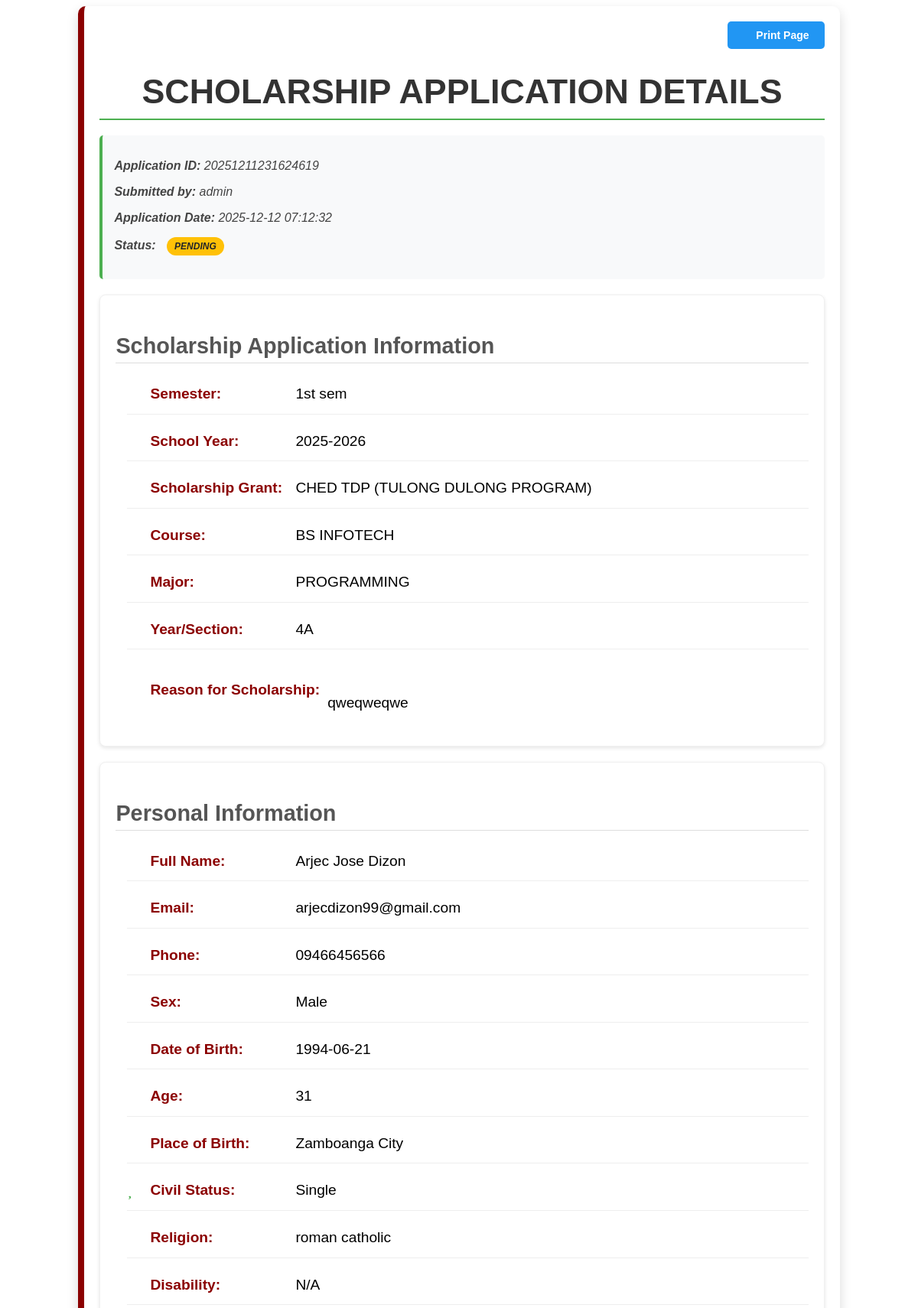
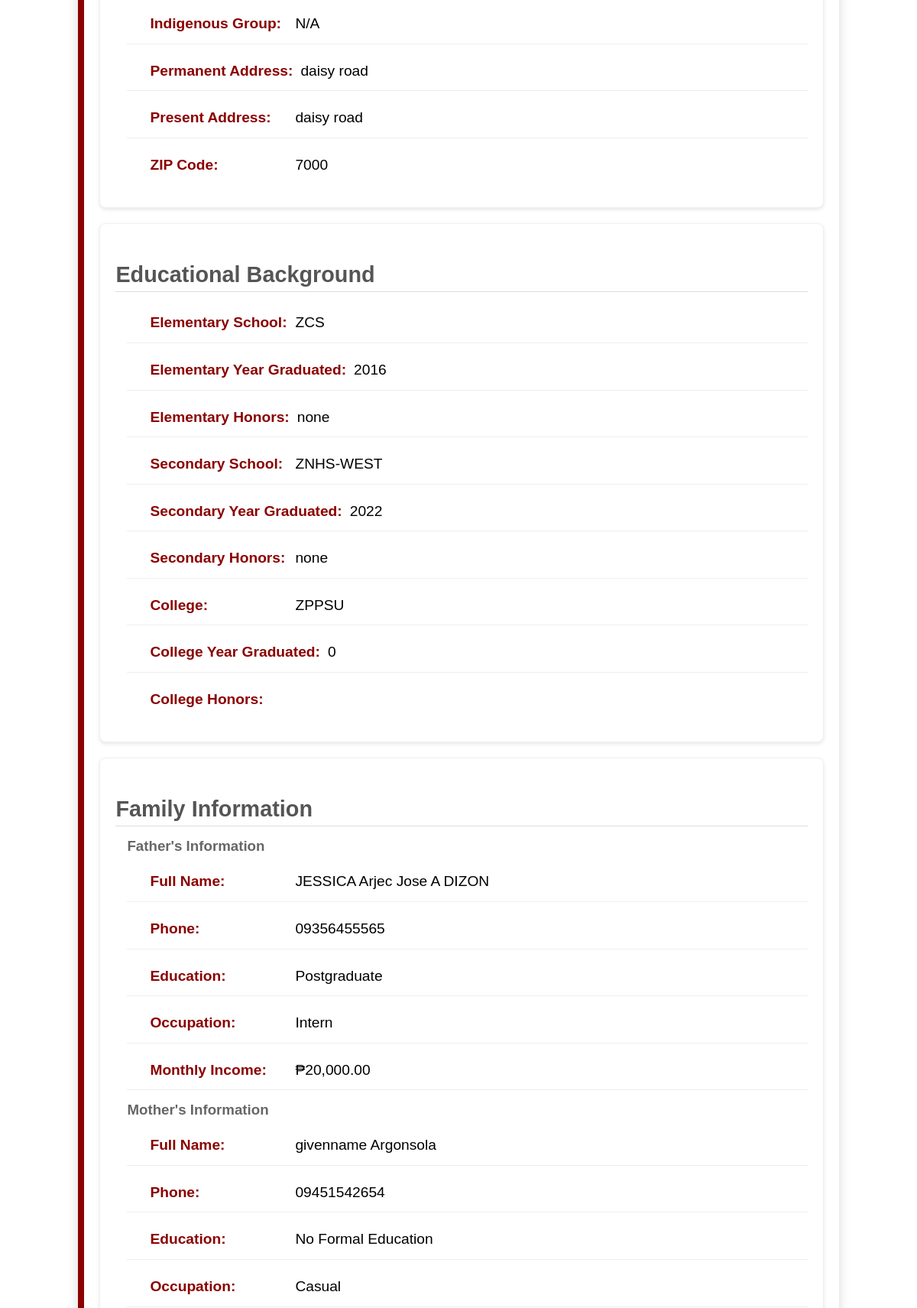
The app's page /application_process/view_application_admin.php?id=20251211231624619 (signed in, upper part) with its own data (2 pictures, top to bottom).
### tables this page shows
CREATE TABLE `scholarship_applications` (
  `application_id` varchar(20) NOT NULL,
  `date` datetime DEFAULT NULL,
  `semester` varchar(10) NOT NULL,
  `school_year` varchar(9) DEFAULT NULL,
  `full_name` varchar(100) NOT NULL,
  `course` varchar(50) NOT NULL,
  `yr_sec` varchar(15) NOT NULL,
  `major` varchar(50) NOT NULL,
  `cell_no` varchar(15) DEFAULT NULL,
  `permanent_address` text DEFAULT NULL,
  `zip_code` int(11) NOT NULL,
  `present_address` text DEFAULT NULL,
  `email` varchar(100) DEFAULT NULL,
  `sex` varchar(100) NOT NULL,
  `date_of_birth` date DEFAULT NULL,
  `age` int(11) NOT NULL,
  `place_of_birth` varchar(50) DEFAULT NULL,
  `civil_status` enum('single','married','widowed','divorced','separated') DEFAULT NULL,
  `religion` varchar(100) DEFAULT NULL,
  `scholarship_grant` varchar(100) DEFAULT NULL,
  `disability` varchar(100) DEFAULT NULL,
  `indigenous_group` varchar(100) DEFAULT NULL,
  `reason_scholarship` text NOT NULL,
  `user_id` int(11) DEFAULT NULL,
  `status` enum('pending','approved','not qualified') NOT NULL DEFAULT 'pending',
  `notified` int(11) NOT NULL,
  `attachments` varchar(255) NOT NULL
);

CREATE TABLE `users` (
  `id` int(11) NOT NULL,
  `username` varchar(50) NOT NULL,
  `password` varchar(255) NOT NULL,
  `created_at` datetime NOT NULL DEFAULT current_timestamp(),
  `role` varchar(50) NOT NULL
);

CREATE TABLE `schools_attended` (
  `id` int(11) NOT NULL,
  `application_id` varchar(100) NOT NULL,
  `elementary` varchar(255) DEFAULT NULL,
  `elementary_year_grad` year(4) DEFAULT NULL,
  `elementary_honors` varchar(255) DEFAULT NULL,
  `secondary` varchar(255) DEFAULT NULL,
  `secondary_year_grad` year(4) DEFAULT NULL,
  `secondary_honors` varchar(255) DEFAULT NULL,
  `college` varchar(255) DEFAULT NULL,
  `college_year_grad` year(4) DEFAULT NULL,
  `college_honors` varchar(255) DEFAULT NULL
);

CREATE TABLE `parents_info` (
  `id` int(11) NOT NULL,
  `application_id` varchar(100) NOT NULL,
  `father_lastname` varchar(255) DEFAULT NULL,
  `father_givenname` varchar(255) DEFAULT NULL,
  `father_middlename` varchar(255) DEFAULT NULL,
  `father_cellphone` varchar(15) DEFAULT NULL,
  `father_education` enum('No Formal Education','Elementary Undergraduate','Elementary Graduate','High School Undergraduate','High School Graduate','Vocational Course','College Undergraduate','College Graduate','Postgraduate') NOT NULL,
  `father_occupation` enum('Government','Private Sector','Self-Employed','Laborer','Freelancer','NGO/Non-Profit','Overseas Employment','Casual','Contractual','Intern') NOT NULL,
  `father_income` decimal(10,2) DEFAULT NULL,
  `mother_lastname` varchar(255) DEFAULT NULL,
  `mother_givenname` varchar(255) DEFAULT NULL,
  `mother_middlename` varchar(255) DEFAULT NULL,
  `mother_cellphone` varchar(15) DEFAULT NULL,
  `mother_education` enum('No Formal Education','Elementary Undergraduate','Elementary Graduate','High School Undergraduate','High School Graduate','Vocational Course','College Undergraduate','College Graduate','Postgraduate') NOT NULL,
  `mother_occupation` enum('Government','Private Sector','Self-Employed','Laborer','Freelancer','NGO/Non-Profit','Overseas Employment','Casual','Contractual','Intern') NOT NULL,
  `mother_income` decimal(10,2) DEFAULT NULL
);

### application_process/view_application_admin.php (the view, shortened to what this page needs)
<?php
include '../includes/session.php';
$application_id = (int) $_GET['id'];
try {
    $stmt = $pdo->prepare("
        SELECT
            sa.*,
            st.elementary, st.elementary_year_grad, st.elementary_honors,
            st.secondary, st.secondary_year_grad, st.secondary_honors,
            st.college, st.college_year_grad, st.college_honors,
            pi.father_lastname, pi.father_givenname, pi.father_middlename, pi.father_cellphone,
            pi.father_education, pi.father_occupation, pi.father_income,
            pi.mother_lastname, pi.mother_givenname, pi.mother_middlename, pi.mother_cellphone,
            pi.mother_education, pi.mother_occupation, pi.mother_income,
            hi.house_status,
            u.username,
            sa.reason_scholarship,
            sa.date_of_birth,
            sa.age,
            sa.place_of_birth,
            sa.civil_status,
            sa.religion,
            sa.scholarship_grant,
            sa.disability,
            sa.indigenous_group,
            sa.cell_no,
            sa.email,
            sa.sex,
            sa.permanent_address,
            sa.present_address,
            sa.zip_code,
            sa.course,
            sa.major,
            sa.yr_sec,
            sa.semester,
            sa.school_year,
            sa.date,
            sa.status
        FROM scholarship_applications sa
        LEFT JOIN schools_attended st ON sa.application_id = st.application_id
        LEFT JOIN parents_info pi ON sa.application_id = pi.application_id
        LEFT JOIN house_info hi ON sa.application_id = hi.application_id
        LEFT JOIN users u ON sa.user_id = u.id
        WHERE sa.application_id = :application_id
    ");
    $stmt->bindParam(':application_id', $application_id, PDO::PARAM_INT);
    $stmt->execute();
    $application = $stmt->fetch(PDO::FETCH_ASSOC);
} catch (PDOException $e) {
    die("Error fetching application details: " . $e->getMessage());
}
?>
<!DOCTYPE html>
<html lang="en">
<head>
    <link rel="stylesheet" href="../css/view_applications.css?v=<?php echo time(); ?>">
    <link rel="stylesheet" href="../css/preloader.css?v=<?php echo time(); ?>">
</head>
<body>
    <div class="container">
        <div class="top-buttons">
            <button onclick="window.print()" class="action-button print-button">
                <i class="fas fa-print"></i> Print Page
            </button>
        </div>
        <h1>Scholarship Application Details</h1>
        <div class="submitted-info">
            <p><strong>Application ID:</strong> <?= htmlspecialchars($application['application_id']) ?></p>
            <p><strong>Submitted by:</strong> <?= htmlspecialchars($application['username']) ?></p>
            <p><strong>Application Date:</strong> <?= htmlspecialchars($application['date']) ?></p>
            <p><strong>Status:</strong>
                <span class="status-badge status-<?= htmlspecialchars($application['status']) ?>">
                    <?= htmlspecialchars(strtoupper($application['status'])) ?>
                </span>
            </p>
        </div>
        <div class="section">
            <h2>Scholarship Application Information</h2>
            <div class="details">
                <p><i class="fas fa-calendar-alt"></i><strong>Semester:</strong> <?= htmlspecialchars($application['semester']) ?></p>
                <p><i class="fas fa-calendar"></i><strong>School Year:</strong> <?= htmlspecialchars($application['school_year']) ?></p>
                <p><i class="fas fa-graduation-cap"></i><strong>Scholarship Grant:</strong> <?= htmlspecialchars($application['scholarship_grant']) ?></p>
                <p><i class="fas fa-book"></i><strong>Course:</strong> <?= htmlspecialchars($application['course']) ?></p>
                <p><i class="fas fa-graduation-cap"></i><strong>Major:</strong> <?= htmlspecialchars($application['major']) ?></p>
                <p><i class="fas fa-users"></i><strong>Year/Section:</strong> <?= htmlspecialchars($application['yr_sec']) ?></p>
                <p><i class="fas fa-pray"></i><strong>Reason for Scholarship:</strong><br>
                    <?= nl2br(htmlspecialchars($application['reason_scholarship'])) ?>
                </p>
            </div>
        </div>
        <div class="section">
            <h2>Personal Information</h2>
            <div class="details">
                <p><i class="fas fa-user"></i><strong>Full Name:</strong> <?= htmlspecialchars($application['full_name']) ?></p>
                <p><i class="fas fa-envelope"></i><strong>Email:</strong> <?= htmlspecialchars($application['email']) ?></p>
                <p><i class="fas fa-phone"></i><strong>Phone:</strong> <?= htmlspecialchars($application['cell_no']) ?></p>
                <p><i class="fas fa-venus-mars"></i><strong>Sex:</strong> <?= htmlspecialchars(ucfirst($application['sex'])) ?></p>
                <p><i class="fas fa-calendar-alt"></i><strong>Date of Birth:</strong> <?= htmlspecialchars($application['date_of_birth']) ?></p>
                <p><i class="fas fa-birthday-cake"></i><strong>Age:</strong> <?= htmlspecialchars($application['age']) ?></p>
                <p><i class="fas fa-map-marker-alt"></i><strong>Place of Birth:</strong> <?= htmlspecialchars($application['place_of_birth']) ?></p>
                <p><i class="fas fa-heart"></i><strong>Civil Status:</strong> <?= htmlspecialchars(ucfirst($application['civil_status'])) ?></p>
                <p><i class="fas fa-church"></i><strong>Religion:</strong> <?= htmlspecialchars($application['religion']) ?></p>
                <p><i class="fas fa-wheelchair"></i><strong>Disability:</strong> <?= htmlspecialchars($application['disability']) ?></p>
                <p><i class="fas fa-users"></i><strong>Indigenous Group:</strong> <?= htmlspecialchars($application['indigenous_group']) ?></p>
                <p><i class="fas fa-home"></i><strong>Permanent Address:</strong> <?= htmlspecialchars($application['permanent_address']) ?></p>
                <p><i class="fas fa-house-user"></i><strong>Present Address:</strong> <?= htmlspecialchars($application['present_address']) ?></p>
                <p><i class="fas fa-map-pin"></i><strong>ZIP Code:</strong> <?= htmlspecialchars($application['zip_code']) ?></p>
            </div>
        </div>
        <div class="section">
            <h2>Educational Background</h2>
            <div class="details">
                <p><i class="fas fa-school"></i><strong>Elementary School:</strong> <?= htmlspecialchars($application['elementary']) ?></p>
                <p><i class="fas fa-calendar"></i><strong>Elementary Year Graduated:</strong> <?= htmlspecialchars($application['elementary_year_grad']) ?></p>
                <p><i class="fas fa-award"></i><strong>Elementary Honors:</strong> <?= htmlspecialchars($application['elementary_honors']) ?></p>
                <p><i class="fas fa-school"></i><strong>Secondary School:</strong> <?= htmlspecialchars($application['secondary']) ?></p>
                <p><i class="fas fa-calendar"></i><strong>Secondary Year Graduated:</strong> <?= htmlspecialchars($application['secondary_year_grad']) ?></p>
                <p><i class="fas fa-award"></i><strong>Secondary Honors:</strong> <?= htmlspecialchars($application['secondary_honors']) ?></p>
                <p><i class="fas fa-university"></i><strong>College:</strong> <?= htmlspecialchars($application['college']) ?></p>
                <p><i class="fas fa-calendar"></i><strong>College Year Graduated:</strong> <?= htmlspecialchars($application['college_year_grad']) ?></p>
                <p><i class="fas fa-award"></i><strong>College Honors:</strong> <?= htmlspecialchars($application['college_honors']) ?></p>
            </div>
        </div>
        <div class="section">
            <h2>Family Information</h2>
            <div class="details">
                <h3 style="color: #666; margin-top: 15px; margin-bottom: 10px;">Father's Information</h3>
                <p><i class="fas fa-male"></i><strong>Full Name:</strong>
                    <?= htmlspecialchars($application['father_givenname'] . ' ' . $application['father_middlename'] . ' ' . $application['father_lastname']) ?>
                </p>
                <p><i class="fas fa-phone"></i><strong>Phone:</strong> <?= htmlspecialchars($application['father_cellphone']) ?></p>
                <p><i class="fas fa-graduation-cap"></i><strong>Education:</strong> <?= htmlspecialchars($application['father_education']) ?></p>
                <p><i class="fas fa-briefcase"></i><strong>Occupation:</strong> <?= htmlspecialchars($application['father_occupation']) ?></p>
                <p><i class="fas fa-money-bill-wave"></i><strong>Monthly Income:</strong> ₱<?= number_format($application['father_income'], 2) ?></p>
                <h3 style="color: #666; margin-top: 15px; margin-bottom: 10px;">Mother's Information</h3>
                <p><i class="fas fa-female"></i><strong>Full Name:</strong>
                    <?= htmlspecialchars($application['mother_givenname'] . ' ' . $application['mother_middlename'] . ' ' . $application['mother_lastname']) ?>
                </p>
                <p><i class="fas fa-phone"></i><strong>Phone:</strong> <?= htmlspecialchars($application['mother_cellphone']) ?></p>
                <p><i class="fas fa-graduation-cap"></i><strong>Education:</strong> <?= htmlspecialchars($application['mother_education']) ?></p>
                <p><i class="fas fa-briefcase"></i><strong>Occupation:</strong> <?= htmlspecialchars($application['mother_occupation']) ?></p>
            </div>
        </div>
    </div>
</body>
</html>

### css/view_applications.css (style rules this page uses)
.container { width: 80%; max-width: 1000px; margin: 30px auto; background-color: #ffffff; padding: 20px 30px; border-radius: 10px; box-shadow: 0 6px 15px rgba(0, 0, 0, 0.15); border-left: 8px solid #8b0000; }
h1 { text-align: center; color: #8b0000; font-size: 2.8em; font-weight: bold; text-transform: uppercase; margin-bottom: 30px; }
h2 { color: #8b0000; font-size: 1.8em; margin-bottom: 20px; border-bottom: 2px solid #f0ad4e; padding-bottom: 5px; text-transform: capitalize; }
.section { margin-bottom: 20px; padding: 15px 20px; border: 1px solid #f0f0f0; background-color: #fafafa; border-radius: 8px; transition: transform 0.2s ease, box-shadow 0.3s ease; }
.details { padding-left: 15px; }
.details p { font-size: 1.2em; line-height: 1.8; display: flex; align-items: center; margin-bottom: 10px; }
.details p strong { color: #8b0000; margin-right: 10px; font-weight: bold; }
.details i { color: #f0ad4e; margin-right: 10px; }
.submitted-info { padding: 15px 20px; background-color: #fdf6f0; border-left: 5px solid #f0ad4e; border-radius: 8px; font-style: italic; color: #444; margin-bottom: 20px; }
.top-buttons { display: flex; justify-content: flex-end; gap: 15px; margin-bottom: 20px; flex-wrap: wrap; }
.top-buttons button { display: flex; align-items: center; gap: 6px; }
.action-button { display: flex; align-items: center; gap: 6px; padding: 8px 15px; font-size: 16px; font-weight: bold; border: none; border-radius: 6px; cursor: pointer; }
.print-button { background-color: green; color: white; }

### application_process/view_application_admin.php (style rules this page uses)
.container { max-width: 1200px; margin: 0 auto; padding: 20px; font-family: Arial, sans-serif; }
.top-buttons { margin-bottom: 20px; display: flex; gap: 10px; flex-wrap: wrap; }
.action-button { padding: 10px 20px; background: #4CAF50; color: white; border: none; border-radius: 5px; cursor: pointer; text-decoration: none; display: inline-flex; align-items: center; gap: 8px; font-size: 14px; }
.print-button { background: #2196F3; }
h1 { color: #333; border-bottom: 2px solid #4CAF50; padding-bottom: 10px; margin-bottom: 20px; }
h2 { color: #555; margin-top: 30px; margin-bottom: 15px; padding-bottom: 5px; border-bottom: 1px solid #ddd; }
.submitted-info { background: #f8f9fa; padding: 15px; border-radius: 5px; margin-bottom: 20px; border-left: 4px solid #4CAF50; }
.section { background: white; padding: 20px; margin-bottom: 20px; border-radius: 8px; box-shadow: 0 2px 5px rgba(0,0,0,0.1); }
.details p { margin: 10px 0; padding: 8px 0; border-bottom: 1px solid #eee; }
.details p:last-child { border-bottom: none; }
.details strong { color: #333; min-width: 180px; display: inline-block; }
.details i { width: 20px; margin-right: 10px; color: #4CAF50; }
.status-badge { display: inline-block; padding: 5px 10px; border-radius: 20px; font-size: 12px; font-weight: bold; margin-left: 10px; }
.status-pending { background: #ffc107; color: #212529; }

### records on screen
scholarship_applications: application_id "20251211231624619", user.username "admin", date "2025-12-12 07:12:32", status "PENDING", semester "1st sem", school_year "2025-2026", scholarship_grant "CHED TDP (TULONG DULONG PROGRAM)", course "BS INFOTECH", major "PROGRAMMING", yr_sec "4A", reason_scholarship "qweqweqwe", full_name "Arjec Jose Dizon", email "arjecdizon99@gmail.com", cell_no "09466456566", sex "Male", date_of_birth "1994-06-21", age "31", place_of_birth "Zamboanga City", civil_status "Single", religion "roman catholic", disability "N/A", indigenous_group "N/A", permanent_address "daisy road", present_address "daisy road", zip_code "7000", schools_attended.elementary "ZCS", schools_attended.elementary_year_grad "2016", schools_attended.elementary_honors "none", schools_attended.secondary "ZNHS-WEST", schools_attended.secondary_year_grad "2022", schools_attended.secondary_honors "none", schools_attended.college "ZPPSU", schools_attended.college_year_grad "0", parents_info.father_givenname+father_middlename+father_lastname "JESSICA Arjec Jose A DIZON", parents_info.father_cellphone "09356455565", parents_info.father_education "Postgraduate", parents_info.father_occupation "Intern", parents_info.father_income "20,000.00", parents_info.mother_givenname+mother_middlename+mother_lastname "givenname Argonsola", parents_info.mother_cellphone "09451542654", parents_info.mother_education "No Formal Education", parents_info.mother_occupation "Casual"
